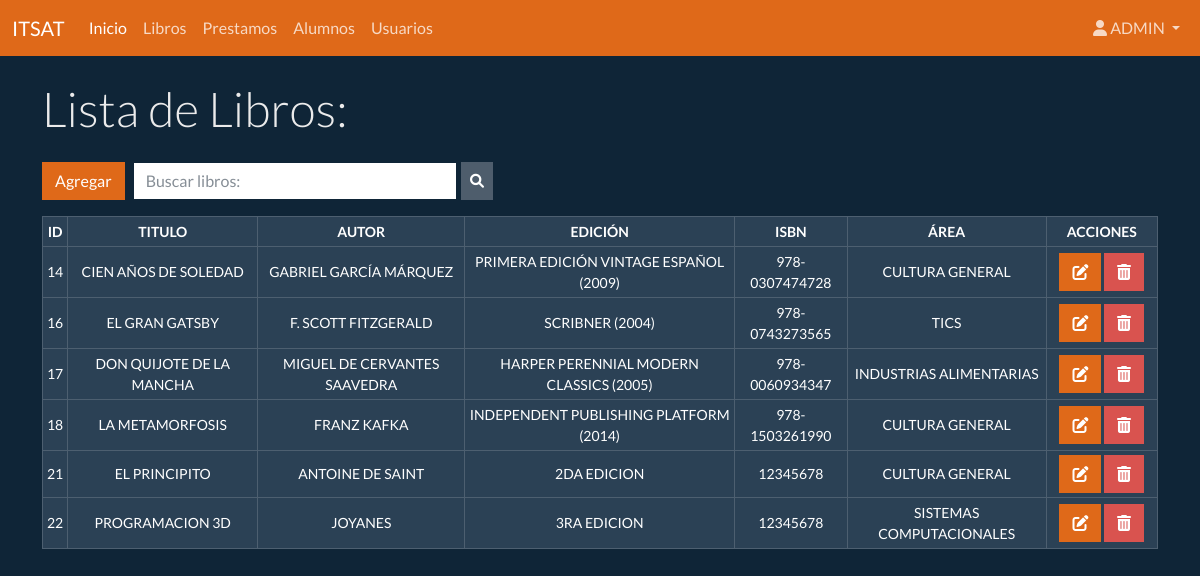
The app's page /index.php?type=books&action=index (signed in) with its own data.
### tables this page shows
CREATE TABLE `books` (
  `id` int(11) NOT NULL,
  `title` varchar(255) NOT NULL,
  `author` varchar(255) NOT NULL,
  `edition` varchar(255) NOT NULL,
  `isbn` varchar(255) NOT NULL,
  `area` varchar(255) NOT NULL
);

### controllers/BookController.php (called while the page is built, shortened)
<?php
require_once __DIR__ . '/../config/database.php';
require_once __DIR__ . '/../models/Book.php';
class BookController {
    private $book;
    public function __construct() {
        $database = new Database();
        $this->db = $database->getConnection();
        $this->book = new Book($this->db);
    }
    public function index() {
        $stmt = $this->book->read();
        $books = $stmt->fetchAll(PDO::FETCH_ASSOC);
        require __DIR__ . '/../views/books/index.php';
    }
}
?>

### config/database.php (called while the page is built, shortened)
<?php
class Database {
    private $host = "localhost";
    private $db_name = "library";
    private $username = "root";
    private $password = "";
    public function getConnection() {
        $this->conn = null;
        try {
            $this->conn = new PDO("mysql:host=" . $this->host . ";dbname=" . $this->db_name, $this->username, $this->password);
            $this->conn->exec("set names utf8");
        } catch(PDOException $exception) {
            echo "Connection error: " . $exception->getMessage();
        }
        return $this->conn;
    }
}
?>

### models/Book.php (called while the page is built, shortened)
<?php
class Book {
    private $conn;
    private $table_name = "books";
    public function __construct($db) {
        $this->conn = $db;
    }
    function read() {
        $query = "SELECT * FROM " . $this->table_name;
        $stmt = $this->conn->prepare($query);
        $stmt->execute();
        return $stmt;
    }
}
?>

### views/books/index.php (the view, shortened to what this page needs)
<!DOCTYPE html>
<html>
<head>
<?php  require_once __DIR__ . '/../template/header.php'; ?>
    <h1 class="display-5 mb-4">Lista de Libros:</h1> <br> <br> <br>
        <div class="col-md-5">
        <form class="d-flex justify-content-end" action="index.php?type=books&action=search" method="post">
            <?php
            if (isset($_SESSION['role']) && $_SESSION['role']  == 'admin'): ?>
                <a type="button" class="btn btn-primary me-2" href="index.php?type=books&action=create">Agregar</a>
            <?php endif; ?>
            <input class="form-control form-control me-1" name="search" type="search" placeholder="Buscar libros:">
            <button class="btn btn-secondary btn-sm " type="submit"><i class="fa-solid fa-magnifying-glass"></i></button>
        </form>
        </div>
    <div class="col-md-12">
        <div class="table-responsive mt-3">
            <table class="table table-bordered table-dark text-center table table-sm">
            <thead class="align-middle">
                <tr>
                    <th>ID</th>
                    <th>TITULO</th>
                    <th>AUTOR</th>
                    <th>EDICIÓN</th>
                    <th>ISBN</th>
                    <th>ÁREA</th>
                    <?php
                    if (isset($_SESSION['role']) && $_SESSION['role']  == 'admin'): ?>
                        <th>ACCIONES</th>
                    <?php endif; ?>
                </tr>
            </thead>
            <tbody class="align-middle">
            <?php if (isset($searchResults)) { ?>
            <?php foreach ($searchResults as $book): ?>
                <tr>
                    <td><?php echo $book['id']; ?></td>
                    <td><?php echo $book['title']; ?></td>
                    <td><?php echo $book['author']; ?></td>
                    <td><?php echo $book['edition']; ?></td>
                    <td><?php echo $book['isbn']; ?></td>
                    <td><?php echo $book['area']; ?></td>
                    <?php if (isset($_SESSION['role']) && $_SESSION['role']  == 'admin'): ?>
                        <td style="width: 10%;">
                        <a type="button" class="btn btn-primary" href="index.php?type=books&action=edit&id=<?php echo $book['id']; ?>"><i class="fas fa-edit"></i></a>
                        <a type="button" class="btn btn-danger" href="index.php?type=books&action=delete&id=<?php echo $book['id']; ?>" onclick="return confirm('¿Estás seguro de eliminar este libro?');"><i class="fas fa-trash-alt"></i></a>
                    </td>
                    <?php endif; ?>
                </tr>
            <?php endforeach; ?>
        <?php } else { ?>
            <?php foreach ($books as $book): ?>
                <tr>
                    <td><?php echo $book['id']; ?></td>
                    <td><?php echo $book['title']; ?></td>
                    <td><?php echo $book['author']; ?></td>
                    <td><?php echo $book['edition']; ?></td>
                    <td><?php echo $book['isbn']; ?></td>
                    <td><?php echo $book['area']; ?></td>
                    <?php if (isset($_SESSION['role']) && $_SESSION['role']  == 'admin'): ?>
                        <td style="width: 10%;">
                        <a type="button" class="btn btn-primary" href="index.php?type=books&action=edit&id=<?php echo $book['id']; ?>"><i class="fas fa-edit"></i></a>
                        <a type="button" class="btn btn-danger" href="index.php?type=books&action=delete&id=<?php echo $book['id']; ?>" onclick="return confirm('¿Estás seguro de eliminar este libro?');"><i class="fas fa-trash-alt"></i></a>
                    </td>
                    <?php endif; ?>
                </tr>
            <?php endforeach; ?>
        <?php } ?>
            </tbody>
            </table>
        </div>
    </div>
    <?php  require_once __DIR__ . '/../template/footer.php'; ?>

### index.php (shortened to what this page needs)
<?php
require_once 'controllers/BookController.php';
$controller = null;
$action = isset($_GET['action']) ? $_GET['action'] : 'login';
$type = isset($_GET['type']) ? $_GET['type'] : 'users';
switch($type) {
    case 'books':
        $controller = new BookController();
        break;
}
switch($action) {
    case 'index':
        $controller->index();
        break;
}
?>

### views/template/header.php (shortened to what this page needs)
    <link rel="stylesheet" href="././css/bootstrap.min.css">
    <link href="https://cdnjs.cloudflare.com/ajax/libs/font-awesome/5.15.3/css/all.min.css" rel="stylesheet">
    <link rel="stylesheet" href="https://cdnjs.cloudflare.com/ajax/libs/font-awesome/6.0.0-beta3/css/all.min.css">
    <link href="https://cdnjs.cloudflare.com/ajax/libs/select2/4.0.13/css/select2.min.css" rel="stylesheet" />
</head>
<body>
    <nav class="navbar navbar-expand-lg bg-primary" data-bs-theme="dark">
    <div class="container-fluid">
        <a class="navbar-brand" href="index.php?type=dashboard&action=index">ITSAT</a>
        <div class="collapse navbar-collapse" id="navbarColor01">
        <ul class="navbar-nav me-auto">
            <li class="nav-item">
                <a class="nav-link active" href="index.php?type=dashboard&action=index">Inicio</a>
            </li>
            <li class="nav-item">
                <a class="nav-link" href="index.php?type=books&action=index">Libros</a>
            </li>
            <li class="nav-item">
                <a class="nav-link" href="index.php?type=loans&action=index">Prestamos</a>
            </li>
            <?php if (isset($_SESSION['role']) && $_SESSION['role']  == 'admin'): ?>
            <li class="nav-item">
                <a class="nav-link" href="index.php?type=students&action=index">Alumnos</a>
            </li>
            <?php endif; ?>
            <?php if (isset($_SESSION['role']) && $_SESSION['role']  == 'admin'): ?>
                <li class="nav-item">
                <a class="nav-link" href="index.php?type=users&action=index">Usuarios</a>
            </li>
                <?php endif; ?>
        </ul>
        <ul class="navbar-nav ml-auto">
            <li class="nav-item dropdown">
            <a class="nav-link dropdown-toggle" href="#" id="navbarDropdown" role="button" data-toggle="dropdown" aria-haspopup="true" aria-expanded="false">
                <i class="fas fa-user"></i>  <?php
                    echo isset($_SESSION['username']) ? $_SESSION['username'] : 'Administrador';
                    ?>
            </a>
            </li>
        </ul>
        </div>
    </div>
    </nav>
    <div class="container">
        <br>
        <div class="row">

### views/template/footer.php (shortened to what this page needs)
           </div>
        </div>
    </body>
</html>

### records on screen
books: id "14", title "CIEN AÑOS DE SOLEDAD", author "GABRIEL GARCÍA MÁRQUEZ", edition "PRIMERA EDICIÓN VINTAGE ESPAÑOL (2009)", isbn "978-0307474728", area "CULTURA GENERAL"
books: id "16", title "EL GRAN GATSBY", author "F. SCOTT FITZGERALD", edition "SCRIBNER (2004)", isbn "978-0743273565", area "TICS"
books: id "17", title "DON QUIJOTE DE LA MANCHA", author "MIGUEL DE CERVANTES SAAVEDRA", edition "HARPER PERENNIAL MODERN CLASSICS (2005)", isbn "978-0060934347", area "INDUSTRIAS ALIMENTARIAS"
books: id "18", title "LA METAMORFOSIS", author "FRANZ KAFKA", edition "INDEPENDENT PUBLISHING PLATFORM (2014)", isbn "978-1503261990", area "CULTURA GENERAL"
books: id "21", title "EL PRINCIPITO", author "ANTOINE DE SAINT", edition "2DA EDICION", isbn "12345678", area "CULTURA GENERAL"
books: id "22", title "PROGRAMACION 3D", author "JOYANES", edition "3RA EDICION", isbn "12345678", area "SISTEMAS COMPUTACIONALES"

### other values on screen
$_SESSION['username'] "ADMIN"
